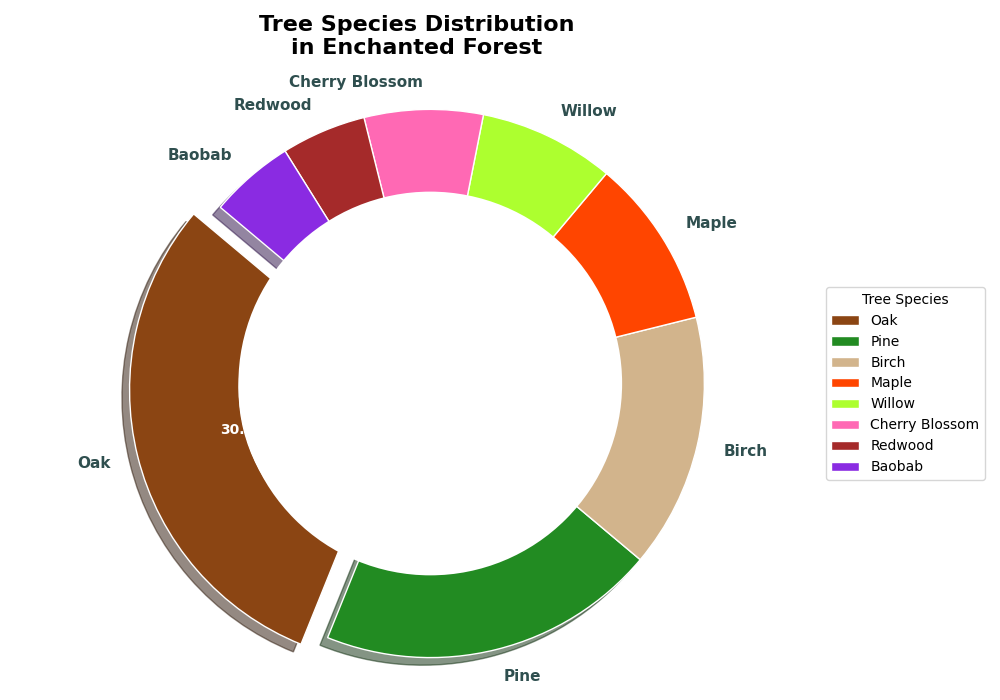

Python code for this plot:
import matplotlib.pyplot as plt
import numpy as np

# Backstory: Distribution of Tree Species in an Imaginary Forest
# The chart illustrates the diversity of tree species in the "Enchanted Forest" which includes both common and rare species.

# Tree species and their population percentages
tree_species = ['Oak', 'Pine', 'Birch', 'Maple', 'Willow', 'Cherry Blossom', 'Redwood', 'Baobab']
population_percentages = [30, 20, 15, 10, 8, 7, 5, 5]

# Colors for each tree species segment
colors = ['#8B4513', '#228B22', '#D2B48C', '#FF4500', '#ADFF2F', '#FF69B4', '#A52A2A', '#8A2BE2']

# Define explosion to highlight the most common species
explode = (0.1, 0, 0, 0, 0, 0, 0, 0)

# Create the pie chart
fig, ax = plt.subplots(figsize=(10, 7))

# Plot the pie chart
wedges, texts, autotexts = ax.pie(population_percentages, labels=tree_species, autopct='%1.1f%%',
                                  startangle=140, explode=explode, colors=colors, shadow=True,
                                  wedgeprops=dict(width=0.4, edgecolor='w'))

# Customize each text inside the pie chart
for autotext in autotexts:
    autotext.set_color('white')
    autotext.set_fontsize(10)
    autotext.set_fontweight('bold')

# Customize the labels outside the pie chart
for text in texts:
    text.set_fontsize(11)
    text.set_color('darkslategray')
    text.set_fontweight('semibold')

# Draw a circle at the center to transform the pie chart into a donut chart
centre_circle = plt.Circle((0, 0), 0.70, fc='white')
fig.gca().add_artist(centre_circle)

# Add a title, breaking it into two lines
plt.title('Tree Species Distribution\nin Enchanted Forest', fontsize=16, fontweight='bold', pad=20)

# Ensure the pie chart is drawn as a circle.
ax.axis('equal')

# Add a legend with tree species names
plt.legend(wedges, tree_species, title="Tree Species", loc="center left", bbox_to_anchor=(1, 0, 0.5, 1), fontsize=10)

# Adjust layout to prevent overlapping
plt.tight_layout()

# Display the plot
plt.show()
